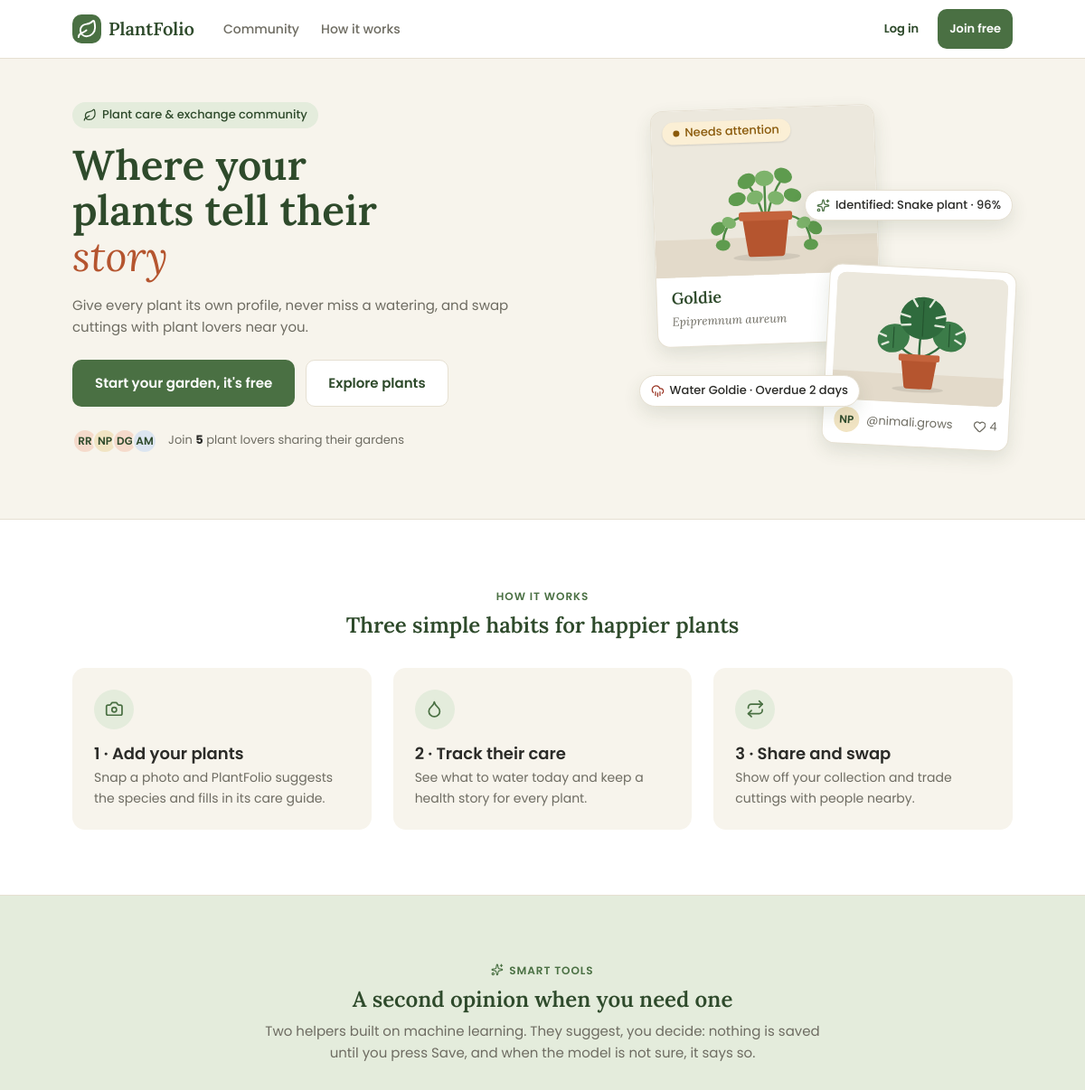
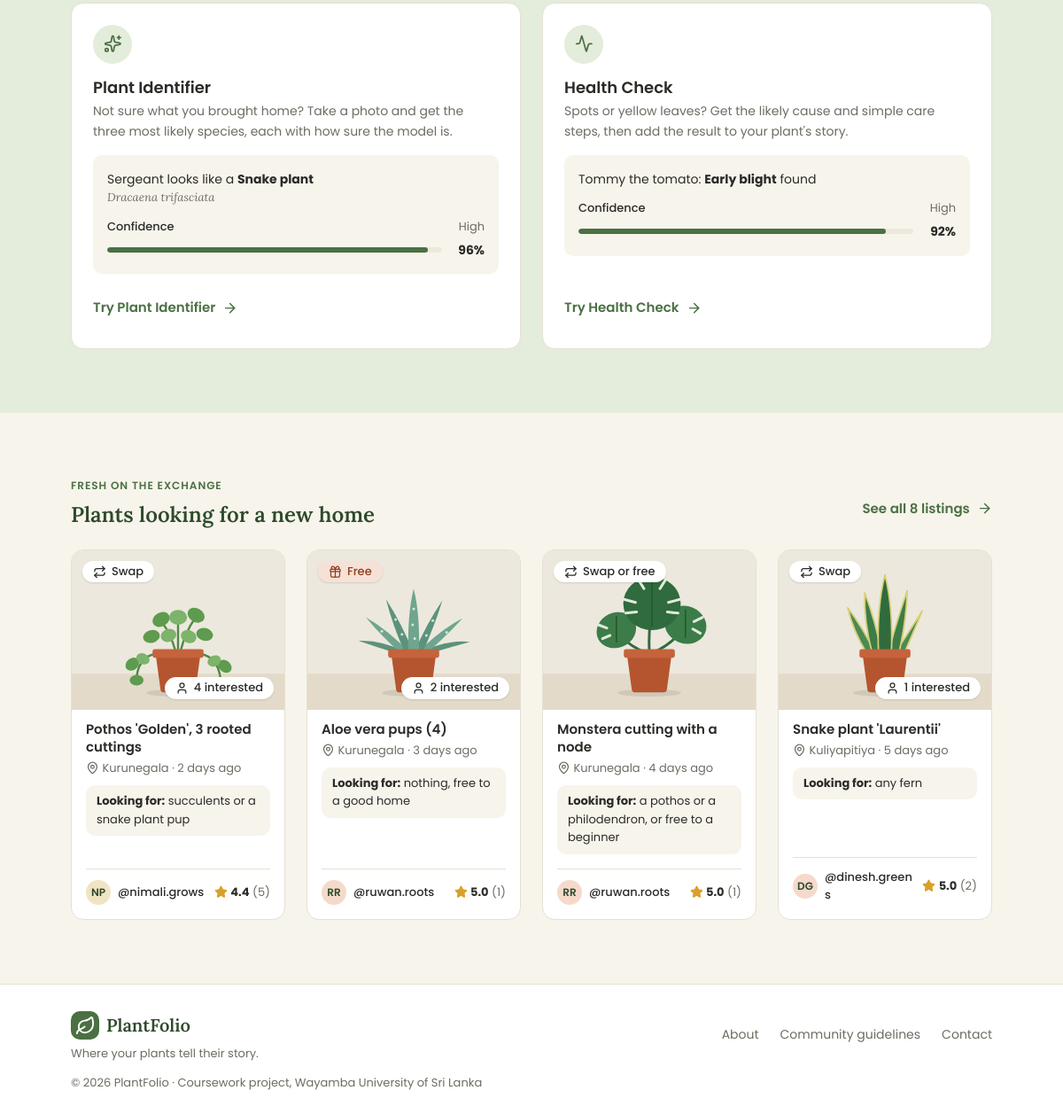
The page /public/index.php on the database its author committed (2 pictures, top to bottom).
### tables this page shows
CREATE TABLE users (
    id                  INT UNSIGNED     NOT NULL AUTO_INCREMENT,
    username            VARCHAR(30)      NOT NULL,
    full_name           VARCHAR(100)     NOT NULL,
    email               VARCHAR(255)     NOT NULL,
    phone               VARCHAR(20)      NULL DEFAULT NULL,
    password_hash       VARCHAR(255)     NOT NULL,
    bio                 VARCHAR(500)     NULL DEFAULT NULL,
    town_id             INT UNSIGNED     NULL DEFAULT NULL,
    km_from_town        TINYINT UNSIGNED NULL DEFAULT NULL,
    avatar              VARCHAR(255)     NULL DEFAULT NULL,
    new_plants_public   TINYINT(1)       NOT NULL DEFAULT 1,
    dashboard_reminders TINYINT(1)       NOT NULL DEFAULT 1,
    email_reminders     TINYINT(1)       NOT NULL DEFAULT 0,
    failed_logins       TINYINT UNSIGNED NOT NULL DEFAULT 0,
    locked_until        DATETIME         NULL DEFAULT NULL,
    created_at          DATETIME         NOT NULL DEFAULT CURRENT_TIMESTAMP,
    PRIMARY KEY (id),
    UNIQUE KEY uq_users_username (username),
    UNIQUE KEY uq_users_email (email),
    KEY idx_users_town (town_id),
    CONSTRAINT chk_users_km CHECK (km_from_town BETWEEN 0 AND 30),
     
    CONSTRAINT fk_users_town FOREIGN KEY (town_id) REFERENCES towns (id) ON DELETE RESTRICT
);

CREATE TABLE care_reminders (
    id            INT UNSIGNED      NOT NULL AUTO_INCREMENT,
    plant_id      INT UNSIGNED      NOT NULL,
    task          ENUM('water','fertilise','mist','rotate','prune','repot','recheck') NOT NULL,
    remind_time   TIME              NOT NULL DEFAULT '08:00:00',
    repeat_type   ENUM('once','daily','days','interval') NOT NULL DEFAULT 'interval',
    repeat_days   SET('mon','tue','wed','thu','fri','sat','sun') NULL DEFAULT NULL,
    interval_days SMALLINT UNSIGNED NULL DEFAULT NULL,
    last_done     DATE              NULL DEFAULT NULL,
    next_due      DATE              NOT NULL,
    PRIMARY KEY (id),
     
    UNIQUE KEY uq_reminders_plant_task (plant_id, task),
    KEY idx_reminders_next_due (next_due),
    CONSTRAINT chk_reminders_interval CHECK (interval_days > 0),
    CONSTRAINT fk_reminders_plant FOREIGN KEY (plant_id) REFERENCES plants (id) ON DELETE CASCADE
);

CREATE TABLE plants (
    id             INT UNSIGNED NOT NULL AUTO_INCREMENT,
    user_id        INT UNSIGNED NOT NULL,
    collection_id  INT UNSIGNED NULL DEFAULT NULL,
    species_id     INT UNSIGNED NULL DEFAULT NULL,
    custom_species VARCHAR(150) NULL DEFAULT NULL,    
    nickname       VARCHAR(60)  NOT NULL,
    photo          VARCHAR(255) NULL DEFAULT NULL,
    acquired_on    DATE         NULL DEFAULT NULL,
    health_status  ENUM('thriving','stable','needs_attention','sick') NOT NULL DEFAULT 'stable',
    is_public      TINYINT(1)   NOT NULL DEFAULT 1,
    created_at     DATETIME     NOT NULL DEFAULT CURRENT_TIMESTAMP,
    PRIMARY KEY (id),
    KEY idx_plants_user (user_id),
    KEY idx_plants_collection (collection_id),
    KEY idx_plants_species (species_id),
    KEY idx_plants_health (health_status),
    KEY idx_plants_public (is_public),
    CONSTRAINT fk_plants_user       FOREIGN KEY (user_id)       REFERENCES users (id)         ON DELETE CASCADE,
     
    CONSTRAINT fk_plants_collection FOREIGN KEY (collection_id) REFERENCES collections (id)   ON DELETE SET NULL,
    CONSTRAINT fk_plants_species    FOREIGN KEY (species_id)    REFERENCES plant_species (id) ON DELETE SET NULL
);

CREATE TABLE ml_predictions (
    id              INT UNSIGNED  NOT NULL AUTO_INCREMENT,
    user_id         INT UNSIGNED  NOT NULL,
    plant_id        INT UNSIGNED  NULL DEFAULT NULL,
    type            ENUM('species','disease') NOT NULL,
    predicted_label VARCHAR(150)  NOT NULL,
    confidence      DECIMAL(5,4)  NOT NULL,
    alternatives    JSON          NULL DEFAULT NULL,
    image_path      VARCHAR(255)  NOT NULL,
    upload_name     VARCHAR(255)  NULL DEFAULT NULL,
    upload_size     INT UNSIGNED  NULL DEFAULT NULL,
    model_version   VARCHAR(50)   NOT NULL,
    created_at      DATETIME      NOT NULL DEFAULT CURRENT_TIMESTAMP,
    PRIMARY KEY (id),
    KEY idx_predictions_user (user_id),
    KEY idx_predictions_plant (plant_id),
    KEY idx_predictions_label (predicted_label),
    CONSTRAINT chk_predictions_confidence CHECK (confidence BETWEEN 0 AND 1),
    CONSTRAINT fk_predictions_user  FOREIGN KEY (user_id)  REFERENCES users (id)  ON DELETE CASCADE,
    CONSTRAINT fk_predictions_plant FOREIGN KEY (plant_id) REFERENCES plants (id) ON DELETE SET NULL
);

CREATE TABLE plant_species (
    id                      INT UNSIGNED      NOT NULL AUTO_INCREMENT,
    common_name             VARCHAR(100)      NOT NULL,
    scientific_name         VARCHAR(150)      NOT NULL,
    photo                   VARCHAR(255)      NULL DEFAULT NULL,
    light                   VARCHAR(100)      NULL DEFAULT NULL,
    water                   VARCHAR(150)      NULL DEFAULT NULL,
    humidity                VARCHAR(60)       NULL DEFAULT NULL,
    pet_safe                TINYINT(1)        NULL DEFAULT NULL,    
    water_interval_days     SMALLINT UNSIGNED NOT NULL DEFAULT 7,
    fertilise_interval_days SMALLINT UNSIGNED NOT NULL DEFAULT 30,
    notes                   TEXT              NULL,
    PRIMARY KEY (id),
    UNIQUE KEY uq_species_scientific (scientific_name),
    KEY idx_species_common (common_name)
);

CREATE TABLE exchange_listings (
    id              INT UNSIGNED     NOT NULL AUTO_INCREMENT,
    user_id         INT UNSIGNED     NOT NULL,
    plant_id        INT UNSIGNED     NULL DEFAULT NULL,
    species_id      INT UNSIGNED     NULL DEFAULT NULL,
    title           VARCHAR(100)     NOT NULL,
    description     TEXT             NULL,
    type            ENUM('swap','free','either') NOT NULL DEFAULT 'swap',
    looking_for     VARCHAR(150)     NULL DEFAULT NULL,
    town_id         INT UNSIGNED     NOT NULL,
    km_from_town    TINYINT UNSIGNED NOT NULL DEFAULT 0,
    size            VARCHAR(60)      NULL DEFAULT NULL,
    plant_condition VARCHAR(100)     NULL DEFAULT NULL,    
    light_level     ENUM('low','medium','bright') NULL DEFAULT NULL,       
    water_need      ENUM('low','moderate','high') NULL DEFAULT NULL,       
    photo           VARCHAR(255)     NOT NULL,
    share_email     TINYINT(1)       NOT NULL DEFAULT 1,
    share_phone     TINYINT(1)       NOT NULL DEFAULT 0,
    status          ENUM('open','closed') NOT NULL DEFAULT 'open',
    exchanged_with  INT UNSIGNED     NULL DEFAULT NULL,
    exchanged_at    DATETIME         NULL DEFAULT NULL,
    created_at      DATETIME         NOT NULL DEFAULT CURRENT_TIMESTAMP,
    PRIMARY KEY (id),
    KEY idx_listings_user (user_id),
    KEY idx_listings_plant (plant_id),
    KEY idx_listings_species (species_id),
    KEY idx_listings_town (town_id),
    KEY idx_listings_exchanged_with (exchanged_with),
     
    KEY idx_listings_status_created (status, created_at),
    CONSTRAINT chk_listings_km CHECK (km_from_town BETWEEN 0 AND 30),
    CONSTRAINT fk_listings_user           FOREIGN KEY (user_id)        REFERENCES users (id)         ON DELETE CASCADE,
     
    CONSTRAINT fk_listings_plant          FOREIGN KEY (plant_id)       REFERENCES plants (id)        ON DELETE SET NULL,
    CONSTRAINT fk_listings_species        FOREIGN KEY (species_id)     REFERENCES plant_species (id) ON DELETE SET NULL,
    CONSTRAINT fk_listings_town           FOREIGN KEY (town_id)        REFERENCES towns (id)         ON DELETE RESTRICT,
    CONSTRAINT fk_listings_exchanged_with FOREIGN KEY (exchanged_with) REFERENCES users (id)         ON DELETE SET NULL
);

CREATE TABLE towns (
    id        INT UNSIGNED  NOT NULL AUTO_INCREMENT,
    name      VARCHAR(100)  NOT NULL,
    latitude  DECIMAL(9,6)  NOT NULL,
    longitude DECIMAL(9,6)  NOT NULL,
    PRIMARY KEY (id),
    UNIQUE KEY uq_towns_name (name)
);

### public/index.php (the view, shortened to what the rows shown need)
<?php
require_once __DIR__ . '/../includes/helpers.php';
require_once __DIR__ . '/../includes/mock-data.php';
$recent_members = recent_members(4);
$collage_care   = public_care_sample();
$featured_plant = featured_plant();
if ($collage_care) {
    $collage_due  = care_due($collage_care['next_due']);
    $collage_when = $collage_due['state'] === 'due' ? 'today' : '· ' . $collage_due['text'];
}
$species_result = latest_public_prediction('species');
$disease_result = latest_public_prediction('disease');
$open_listings  = array_filter($mock_listings, fn ($listing) => $listing['status'] === 'open');
$fresh_listings = array_slice($open_listings, 0, 4);
include __DIR__ . '/../includes/header.php';
?>
<section class="hero">
  <div class="container hero-inner">
    <div class="hero-text">
      <h1 class="display hero-title">Where your plants tell their <em>story</em></h1>
      <div class="hero-proof">
        <span class="avatar-stack">
          <?php foreach ($recent_members as $member): ?>
            <?php partial('avatar', ['member' => $member, 'size' => 'sm']); ?>
          <?php endforeach; ?>
        </span>
      </div>
    </div>
    <div class="collage" aria-hidden="true">
      <?php if ($collage_care): ?>
        <div class="card collage-card collage-card-main">
          <div class="card-media">
            <img src="<?= e(photo_url($collage_care['photo'])) ?>" alt="">
            <?php partial('status-badge', ['status' => $collage_care['health_status']]); ?>
          </div>
          <div class="card-body">
            <p class="plant-card-name"><?= e($collage_care['nickname']) ?></p>
            <p class="scientific-name"><?= e($collage_care['scientific_name']) ?></p>
          </div>
        </div>
      <?php endif; ?>
      <?php if ($featured_plant): ?>
        <div class="card collage-card collage-card-side">
          <div class="card-media">
            <img src="<?= e(photo_url($featured_plant['photo'])) ?>" alt="">
          </div>
          <div class="collage-card-owner">
            <span class="collage-username">@<?= e($featured_plant['username']) ?></span>
            <span class="collage-likes"><?= icon('heart') ?> <?= e($featured_plant['like_count']) ?></span>
          </div>
        </div>
      <?php endif; ?>
      <?php if ($species_result): ?>
        <p class="collage-chip collage-chip-ai">
          <?= icon('sparkles') ?> Identified: <?= e(prediction_name($species_result)) ?> · <?= e(round($species_result['confidence'] * 100)) ?>%
        </p>
      <?php endif; ?>
      <?php if ($collage_care): ?>
        <p class="collage-chip collage-chip-care collage-chip-<?= e($collage_due['state']) ?>">
          <?= icon(task_icon($collage_care['task'])) ?> <?= e(task_label($collage_care['task'])) ?> <?= e($collage_care['nickname']) ?> <?= e($collage_when) ?>
        </p>
      <?php endif; ?>
    </div>
  </div>
</section>
<section class="landing-section how" id="how-it-works" aria-labelledby="how-title">
  <div class="container">
    <div class="section-head">
      <h2 id="how-title">Three simple habits for happier plants</h2>
    </div>
  </div>
</section>
<section class="landing-section tools" aria-labelledby="tools-title">
  <div class="container">
    <div class="section-head">
      <h2 id="tools-title">A second opinion when you need one</h2>
    </div>
    <div class="tool-grid">
      <article class="tool-card">
        <?php if ($species_result): ?>
          <div class="tool-example">
            <p class="tool-example-name">
              <?= e($species_result['plant_nickname']) ?> looks like a <strong><?= e(prediction_name($species_result)) ?></strong>
              <span class="scientific-name"><?= e($species_result['predicted_label']) ?></span>
            </p>
            <?php partial('confidence-meter', ['prediction' => $species_result]); ?>
          </div>
        <?php endif; ?>
      </article>
      <article class="tool-card">
        <?php if ($disease_result): ?>
          <div class="tool-example">
            <p class="tool-example-name">
              <?= e($disease_result['plant_nickname']) ?> the <?= e(mb_strtolower((string) $disease_result['plant_common_name'])) ?>: <strong><?= e(prediction_name($disease_result)) ?></strong> found
            </p>
          </div>
        <?php endif; ?>
      </article>
    </div>
  </div>
</section>
<section class="landing-section fresh" id="fresh" aria-labelledby="fresh-title">
  <div class="container">
    <div class="fresh-head">
      <div>
        <h2 id="fresh-title">Plants looking for a new home</h2>
      </div>
    </div>
    <div class="fresh-grid">
      <?php foreach ($fresh_listings as $listing): ?>
        <?php partial('listing-card', ['listing' => $listing]); ?>
      <?php endforeach; ?>
    </div>
  </div>
</section>
<?php include __DIR__ . '/../includes/footer.php'; ?>

### partials/avatar.php
<?php
$avatar_class = 'avatar' . (isset($size) ? ' avatar-' . $size : '');
?>
<?php if (!empty($member['avatar'])): ?>
  <img class="<?= e($avatar_class) ?>" src="<?= e(photo_url($member['avatar'])) ?>" alt="">
<?php else: ?>
  <span class="<?= e($avatar_class) ?> avatar-tint-<?= e(avatar_tint($member['username'])) ?>" aria-hidden="true"><?= e(initials($member['full_name'])) ?></span>
<?php endif; ?>

### partials/status-badge.php (shortened to what the rows shown need)
<span class="badge badge-<?= e(str_replace('_', '-', $status)) ?>"><?= e(health_label($status)) ?></span>

### partials/confidence-meter.php (shortened to what the rows shown need)
<?php
$percent = round($prediction['confidence'] * 100);
$level   = $level ?? confidence_level($prediction['confidence']);
?>
<div class="confidence confidence-<?= e($level['key']) ?>">
  <div class="confidence-head">
    <span class="confidence-title">Confidence</span>
    <span class="confidence-label"><?= e($level['label']) ?></span>
  </div>
  <div class="confidence-row">
    <div class="meter" aria-hidden="true"><span class="meter-fill" style="width: <?= e($percent) ?>%"></span></div>
    <strong class="confidence-value"><?= e($percent) ?>%</strong>
  </div>
</div>

### partials/listing-card.php (shortened to what the rows shown need)
<?php
$type       = listing_type($listing['type']);
$is_preview = !empty($preview);
?>
<article class="card listing-card">
  <div class="card-media">
    <img src="<?= e(photo_url($listing['photo'])) ?>" alt="Photo of <?= e($listing['title']) ?>" loading="lazy">
    <span class="badge badge-type-<?= e($listing['type']) ?>"><?= icon($type['icon']) ?> <?= e($type['label']) ?></span>
    <?php if ($listing['interest_count'] > 0): ?>
      <span class="badge listing-card-interest"><?= icon('user') ?> <?= e($listing['interest_count']) ?> interested</span>
    <?php endif; ?>
  </div>
  <div class="card-body">
    <h3 class="listing-card-title">
      <?php if ($is_preview): ?>
        <?= e($listing['title']) ?>
      <?php else: ?>
        <a class="card-link" href="<?= e(url('listing.php?id=' . $listing['id'])) ?>"><?= e($listing['title']) ?></a>
      <?php endif; ?>
    </h3>
    <p class="listing-card-place">
      <?= icon('map-pin') ?>
      <?= e($listing['location']) ?>
      · <?= e(time_ago($listing['created_at'])) ?>
    </p>
    <p class="listing-card-wants"><strong>Looking for:</strong> <?= e(listing_wants($listing)) ?></p>
    <div class="listing-card-owner">
      <span class="listing-card-username">@<?= e($listing['username']) ?></span>
      <?php partial('rating', ['rating' => $listing]); ?>
    </div>
  </div>
</article>

### partials/rating.php (shortened to what the rows shown need)
<?php if ($rating['rating_count'] > 0): ?>
  <span class="rating">
    <span aria-hidden="true"><?= icon('star') ?> <strong><?= e(number_format($rating['rating_avg'], 1)) ?></strong> <span class="rating-count">(<?= e($rating['rating_count']) ?>)</span></span>
  </span>
<?php else: ?>
  <span class="rating rating-none">No ratings yet</span>
<?php endif; ?>

### rows shown on the page
users: full_name "RR"
users: full_name "NP"
users: full_name "DG"
users: full_name "AM"
care_reminders: plant.photo (picture), plant.health_status "Needs attention", plant.nickname "Goldie", task "Water", next_due "· Overdue 2 days"
plants: photo (picture), user.full_name "NP", user.username "nimali.grows"
ml_predictions: plant_species.common_name "Snake plant", $species_result['confidence']*100 "96", plant.nickname "Sergeant", predicted_label "Dracaena trifasciata", confidence "96"
ml_predictions: plant.nickname "Tommy", confidence "92"
exchange_listings: photo (picture), type "Swap", interest_count "4", title "Pothos 'Golden', 3 rooted cuttings", town.name "Kurunegala", created_at "2 days ago", looking_for "succulents or a snake plant pup", user.full_name "NP", user.username "nimali.grows", rating_avg "4.4", rating_count "5"
exchange_listings: photo (picture), type "Free", interest_count "2", title "Aloe vera pups (4)", town.name "Kurunegala", created_at "3 days ago", looking_for "nothing, free to a good home", user.full_name "RR", user.username "ruwan.roots", rating_avg "5.0", rating_count "1"
exchange_listings: photo (picture), type "Swap or free", title "Monstera cutting with a node", town.name "Kurunegala", created_at "4 days ago", looking_for "a pothos or a philodendron, or free to a beginner", user.full_name "RR", user.username "ruwan.roots", rating_avg "5.0", rating_count "1"
exchange_listings: photo (picture), type "Swap", interest_count "1", title "Snake plant 'Laurentii'", town.name "Kuliyapitiya", created_at "5 days ago", looking_for "any fern", user.full_name "DG", user.username "dinesh.greens", rating_avg "5.0", rating_count "2"

### other values the page prints
$link['label'] "Community"
$link['label'] "How it works"
$member_text "5"
$collage_care['scientific_name'] "Epipremnum aureum"
$featured_plant['like_count'] "4"
$step['title'] "Add your plants"
$step['text'] "Snap a photo and PlantFolio suggests the species and fills in its care guide."
$step['title'] "Track their care"
$step['text'] "See what to water today and keep a health story for every plant."
$step['title'] "Share and swap"
$step['text'] "Show off your collection and trade cuttings with people nearby."
$level['label'] "High High"
mb_strtolower((string) $disease_result['plant_common_name']) "tomato"
prediction_name($disease_result) "Early blight"
$counts['open_listing_count'] "8"
